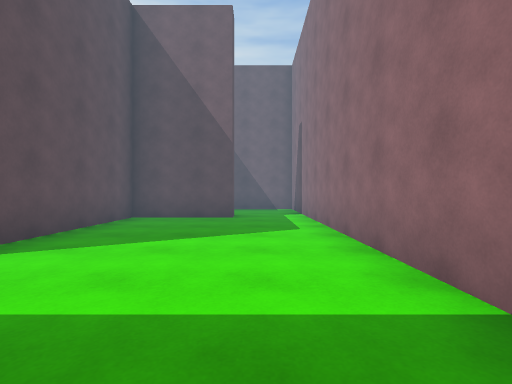
[1] (above)

22 first-person views from a walk through a Unity game level. The camera is 1.2 m above the floor, looks level and sees 85° across. The floor is counted in squares, 2 m on a side. Each view is taken from the middle of a square. On the plan, view 1 faces up. The plan holds only what a view shows up to about 9 squares ahead; the rest is blank. The place goes on beyond the plan. The player is left out.

[2]
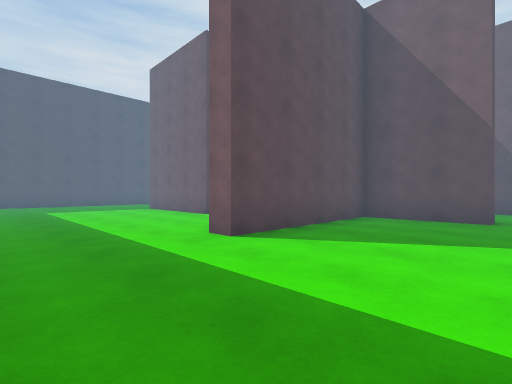

[3]
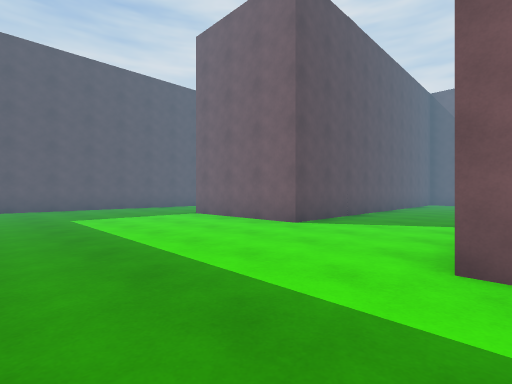

[4]
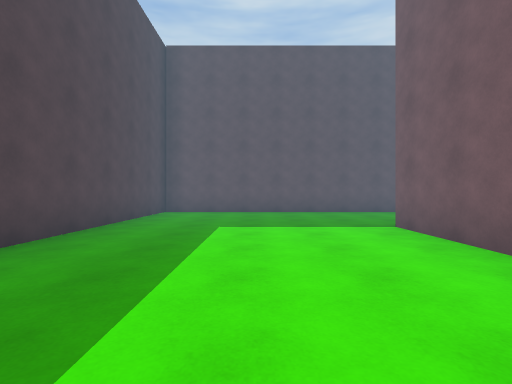

[5]
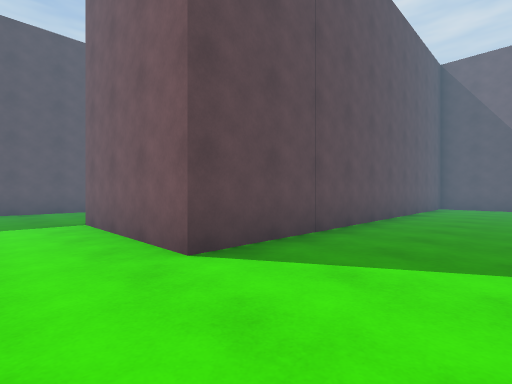

[6]
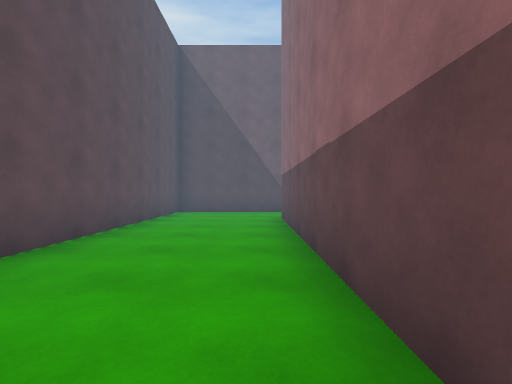

[7]
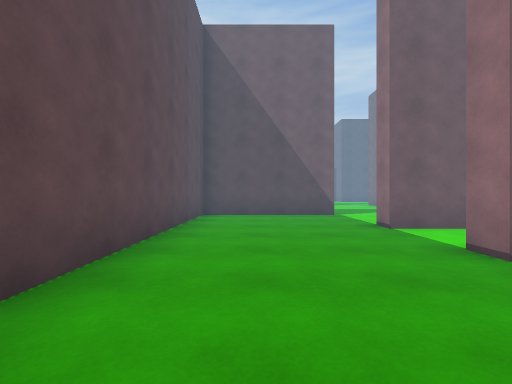

[8]
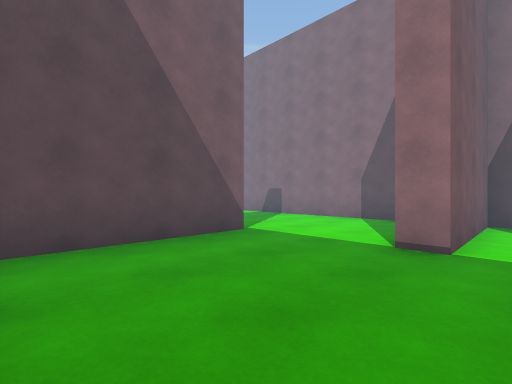

[9]
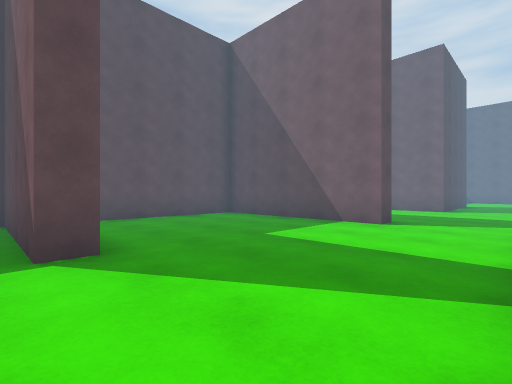

[10]
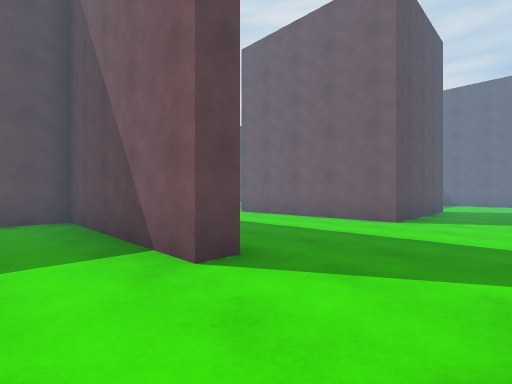

[11]
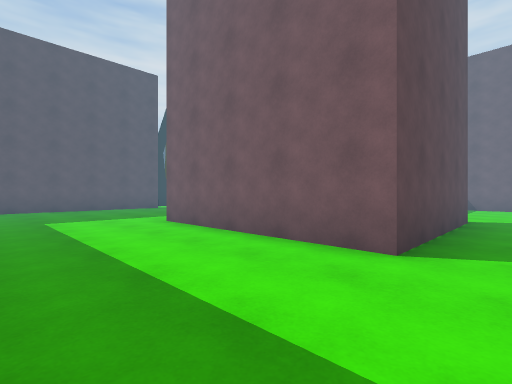

[12]
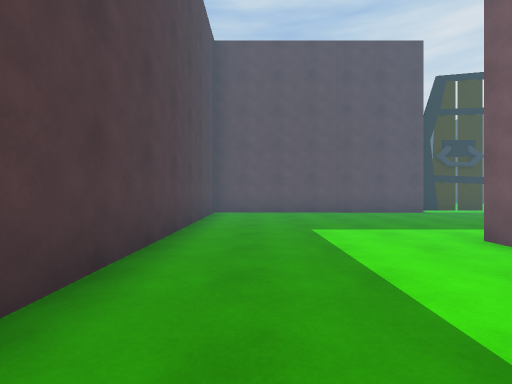

[13]
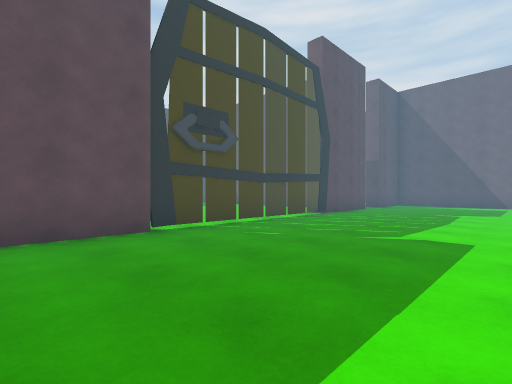

[14]
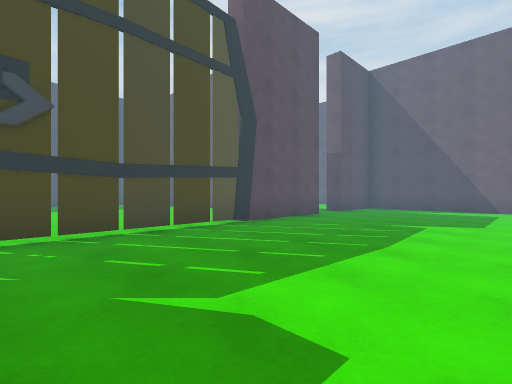

[15]
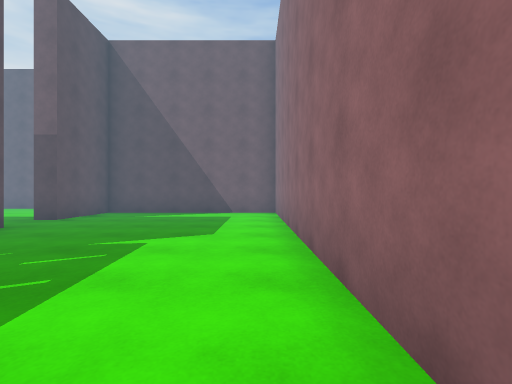

[16]
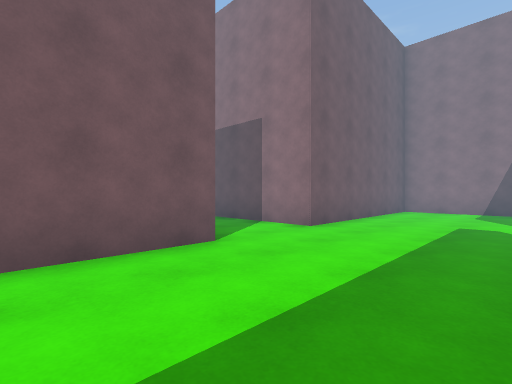

[17]
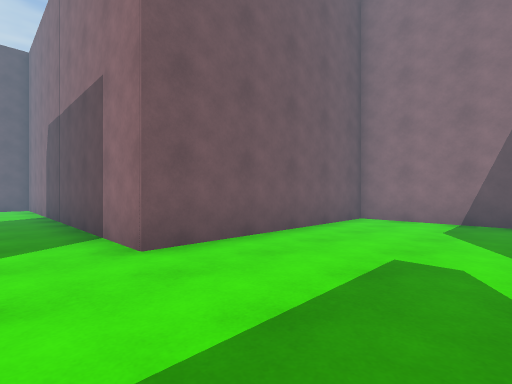

[18]
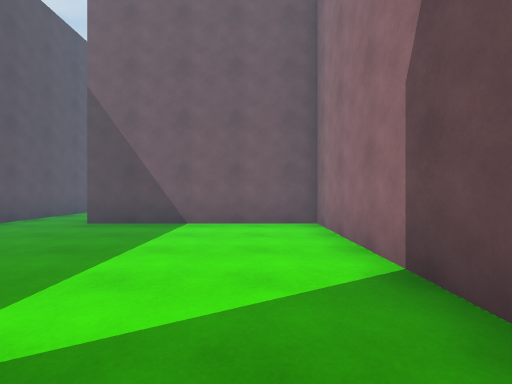

[19]
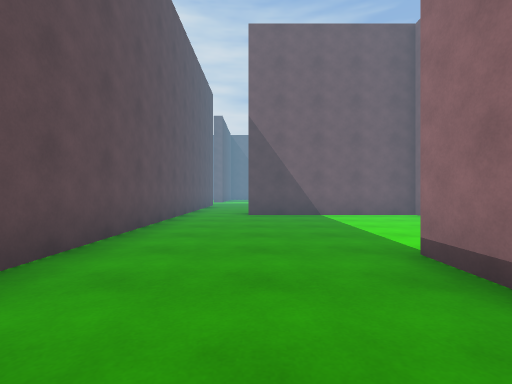

[20]
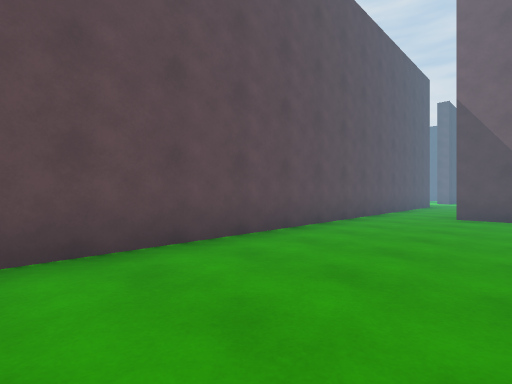

[21]
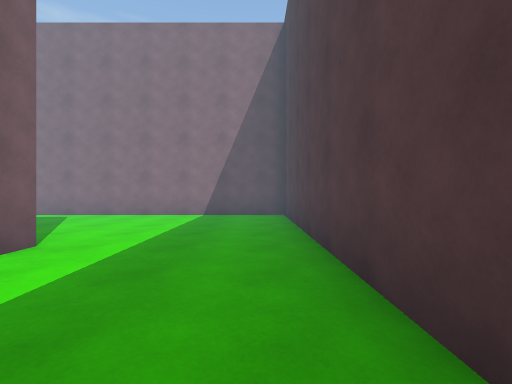

[22]
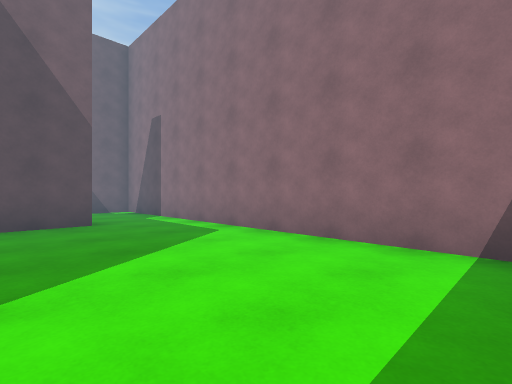

### Floor plan
Points are (right, up) in squares from view 1. A wall is a line through its corners. A room is listed if a view was taken in it or the views show most of it. See-through windows are left out.
Room 1 (views 1, 2, 3, 4, 5, 6, 7, 8, 21, 22)
walls: (-6.9, 6.6) (-9.8, 6.6) (-9.8, 7.1); (-3.4, 6.6) (-3.4, 12.4); (-5.2, -0.7) (1.3, -0.7) (1.3, 6.5); (-0.5, 6.6) (-2.9, 6.6) (-2.9, 2.4) (-3.5, 2.4); (-9.9, 9.3) (-13.4, 9.3) (-13.4, -0.7) (-7.9, -0.7); (-3.1, 14.3) (-6.3, 14.3) (-6.3, 4.4) (-9.8, 4.4) (-9.8, 5)
ways out: opening at (-10.5, 8.5) to room 2; opening at (0.5, 7) to room 4; opening at (-3, 13.5)
Room 2 (views 9, 10, 11, 12, 13, 14, 15, 16, 17)
walls: (-8.9, 18.8) (-13.5, 18.8); (-8.9, 14.9) (-8.9, 14.3) (-13.4, 14.3) (-13.4, 10.8); (-13.4, 24.5) (-13.4, 32.1) (-18.3, 32.1) (-18.3, 30) (-18.9, 30); (-9.9, 9.9) (-9.9, 9.3); (-1.8, 16.2) (-1.8, 18.8) (-6.8, 18.8); (-6.8, 8) (-6.8, 12.6); (-18.1, 28.8) (-18.1, 14.8) (-11.2, 14.8)
ways out: opening at (-10.5, 8.5) to room 1; opening at (-7.5, 19) to room 3; opening at (-19, 29.5)
Room 3 (views 18, 19, 20)
walls: (-8.9, 22.6) (-8.9, 18.8); (-9.4, 21.6) (-9.4, 22.8); (-12.9, 28.5) (-12.9, 20.1); (-6.8, 18.8) (-6.8, 27.3) (-11.2, 27.3)
ways out: opening at (-7.5, 19) to room 2; opening at (-12, 28)
Room 4 (no view inside)
walls: (-0.5, 7.1) (-0.5, 6.6); (1.3, 6.5) (1.3, 9.7) (-0.8, 9.7)
ways out: opening at (0.5, 7) to room 1

Where each view was taken, in squares from view 1:
view 1: 0 up, 0 right, facing up
view 2: 0 up, 0 right, facing up-left
view 3: 0 up, 3 left, facing up-left
view 4: 2 up, 5 left, facing left
view 5: 3 up, 4 left, facing up-left
view 6: 6 up, 4 left, facing up
view 7: 2 up, 12 left, facing up
view 8: 6 up, 13 left, facing up-right
view 9: 9 up, 7 left, facing up-left
view 10: 13 up, 7 left, facing up-left
view 11: 16 up, 8 left, facing up-left
view 12: 16 up, 10 left, facing left
view 13: 19 up, 14 left, facing up-left
view 14: 22 up, 14 left, facing up-left
view 15: 24 up, 14 left, facing up
view 16: 16 up, 11 left, facing up-right
view 17: 16 up, 8 left, facing up-right
view 18: 22 up, 8 left, facing up
view 19: 20 up, 11 left, facing up
view 20: 20 up, 10 left, facing up-left
view 21: 0 up, 6 left, facing right
view 22: 1 up, 2 left, facing up-right
